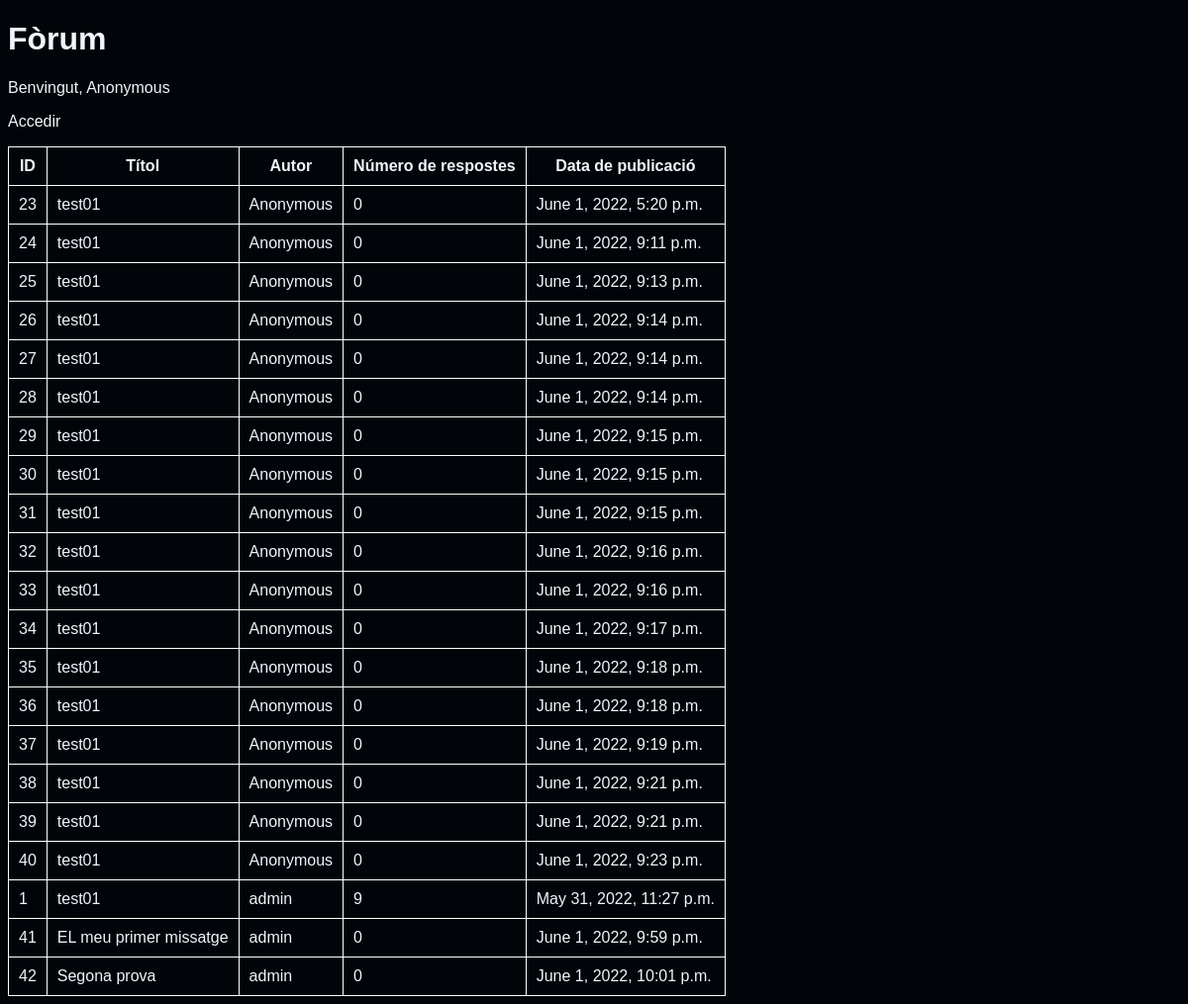
The app's page /, older data.
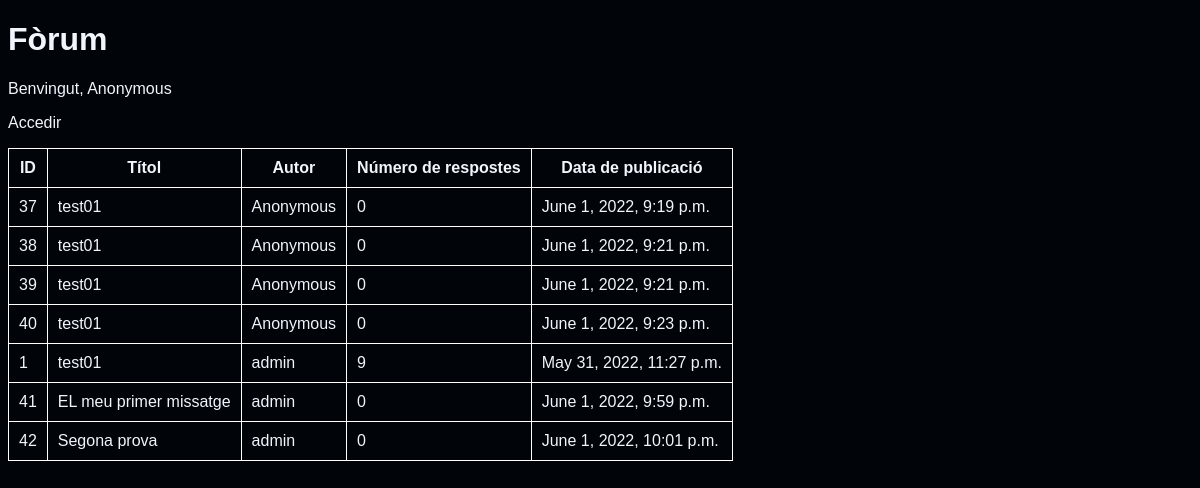
The same page, newer data.
### forum_messages/models.py (models this page shows, shortened)
class Publication(models.Model):
    content = models.CharField(max_length=255)
    user = models.ForeignKey(User, on_delete=models.SET_NULL, null=True)
    published_at = models.DateTimeField()
    class Meta:
        abstract = True

class Message(Publication):
    title = models.CharField(max_length=50)
    pass

### forum_messages/views.py (the view)
# urls.py: path('', MessageView.as_view()),
class MessageView(View):
    def get(self, request):
        context = {
            'username': 'Anonymous' if request.user.is_anonymous else request.user.username,
            'messages': list(Message.objects.annotate(replies_count=Count('reply'))),
        }
        return render(request, 'messages.html', context=context)

### forum_messages/templates/messages.html (shortened to what this page needs)
<!DOCTYPE html>
<html lang="ca">
<head>
</head>
<body>
    <h1>Fòrum</h1>
    <p>Benvingut, {{ username }}</p>
    {% if request.user.is_anonymous %}
        <p><a href="{% url 'login' %}">Accedir</a></p>
    {% else %}
        <p><a href="{% url 'logout' %}">Desconnectar</a></p>
        <p><a href="{% url 'message.create' %}">Missatge nou</a></p>
    {% endif %}
    <table>
        <tr>
            <th>ID</th>
            <th>Títol</th>
            <th>Autor</th>
            <th>Número de respostes</th>
            <th>Data de publicació</th>
        </tr>
        {% for message in messages %}
            <tr>
                <td>{{ message.id }}</td>
                <td><a href="{% url 'replies' message_id=message.id %}">{{ message.title }}</a></td>
                <td>{% if message.user %} {{ message.user }} {% else %} {{ 'Anonymous' }} {% endif %}</td>
                <td>{{ message.replies_count }}</td>
                <td>{{ message.published_at }}</td>
            </tr>
        {% endfor %}
    </table>
</body>
</html>

### forum_messages/templates/messages.html (style rules this page uses)
body { background-color: #010409; color: #f0f6fc; font-family: sans-serif; }
table { border-collapse: collapse; border: white solid 1px; }
th, td { border: white solid 1px; padding: 10px; }
a { text-decoration: none; color: inherit; }

Row changes from the older to the newer data that the page shows:
removed Message: id "23", title "test01", value "Anonymous", replies_count "0", published_at "June 1, 2022, 5:20 p.m."
removed Message: id "24", title "test01", value "Anonymous", replies_count "0", published_at "June 1, 2022, 9:11 p.m."
removed Message: id "25", title "test01", value "Anonymous", replies_count "0", published_at "June 1, 2022, 9:13 p.m."
removed Message: id "26", title "test01", value "Anonymous", replies_count "0", published_at "June 1, 2022, 9:14 p.m."
removed Message: id "27", title "test01", value "Anonymous", replies_count "0", published_at "June 1, 2022, 9:14 p.m."
removed Message: id "28", title "test01", value "Anonymous", replies_count "0", published_at "June 1, 2022, 9:14 p.m."
removed Message: id "29", title "test01", value "Anonymous", replies_count "0", published_at "June 1, 2022, 9:15 p.m."
removed Message: id "30", title "test01", value "Anonymous", replies_count "0", published_at "June 1, 2022, 9:15 p.m."
removed Message: id "31", title "test01", value "Anonymous", replies_count "0", published_at "June 1, 2022, 9:15 p.m."
removed Message: id "32", title "test01", value "Anonymous", replies_count "0", published_at "June 1, 2022, 9:16 p.m."
removed Message: id "33", title "test01", value "Anonymous", replies_count "0", published_at "June 1, 2022, 9:16 p.m."
removed Message: id "34", title "test01", value "Anonymous", replies_count "0", published_at "June 1, 2022, 9:17 p.m."
removed Message: id "35", title "test01", value "Anonymous", replies_count "0", published_at "June 1, 2022, 9:18 p.m."
removed Message: id "36", title "test01", value "Anonymous", replies_count "0", published_at "June 1, 2022, 9:18 p.m."
